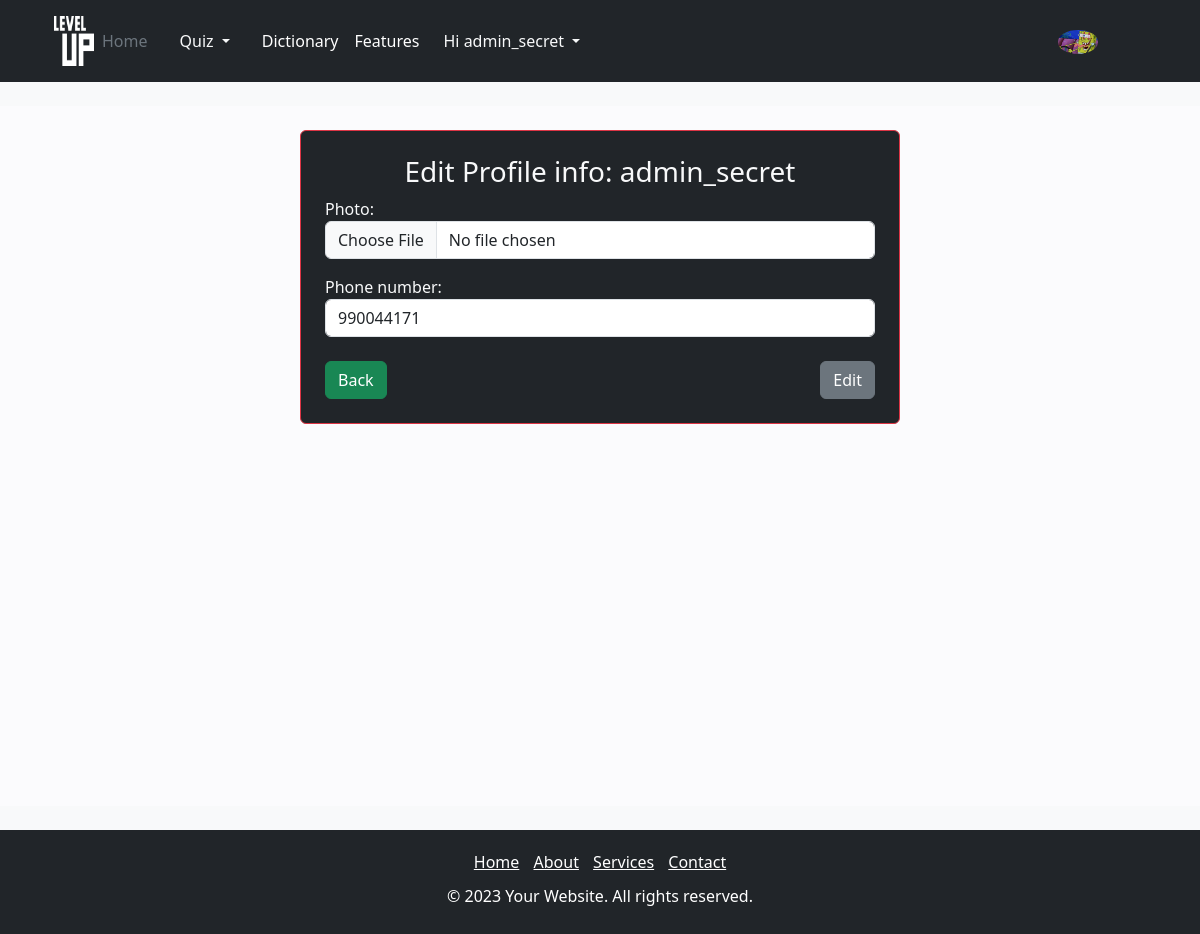
/edit_profile/ (signed in), run on the app's committed database.
### quiz_app/models.py (models this page shows, shortened)
class Profile(models.Model):
    user = models.OneToOneField(User, on_delete=models.CASCADE, verbose_name='User')
    photo = models.ImageField(upload_to='profiles/', blank=True, null=True, verbose_name='Photo')
    phone_number = models.CharField(max_length=30, blank=True, null=True, verbose_name='Phone number')
    about_user = models.CharField(max_length=100, blank=True, null=True, verbose_name='About user')
    points = models.IntegerField(default=0, null=True)
    modified_at = models.DateTimeField(auto_now=True)
    def get_photo_user(self):
        try:
            return self.photo.url
        except:
            return 'https://thunderbird-mozilla.ru/images/big-images/kak-dobavit-uchetnuyu-zapis-v-mozilla-thunderbird/kak-dobavit-uchetnuyu-zapis-v-mozilla-thunderbird.jpg'

### quiz_app/views.py (the view)
# urls.py: path('edit_profile/', edit_profile_view, name='edit_profile'),
def edit_profile_view(request):
    if request.user.is_authenticated:
        profile = Profile.objects.get(pk=request.user.pk)
    else:
        profile = Profile.objects.all()
    categories = Category.objects.all()
    if request.method == 'POST':
        form = EditProfileForm(request.POST, request.FILES, instance=request.user.profile)
        if form.is_valid():
            form.save()
            messages.success(request, 'Profile data has been changed')
            return redirect('profile', request.user.pk)
        else:
            for field in form.errors:
                messages.error(request, form.errors[field].as_text())
                return redirect('change')
    else:
        form = EditProfileForm(instance=request.user.profile)
    context = {
        'title': f'Edit Profile info: {request.user.username}',
        'form': form,
        'categories': categories,
        'profile': profile,
    }
    return render(request, 'quiz_app/change.html', context)

### quiz_app/forms.py
class EditProfileForm(forms.ModelForm):
    photo = forms.FileField(required=False, widget=forms.FileInput(attrs={
        'class': 'form-control'
    }))
    phone_number = forms.CharField(required=False, widget=forms.TextInput(attrs={
        'class': 'form-control'
    }))
    class Meta:
        model = Profile
        fields = ['photo', 'phone_number']

### quiz_app/templates/quiz_app/change.html (shortened to what this page needs)
{% extends 'base.html' %}
{% block main %}
<div class="d-flex justify-content-center mt-4">
    <div class="col-6 card p-4 bg-dark border-danger">
        <h3 class="text-center text-light">{{ title }}</h3>
        <form action="" method="post" enctype="multipart/form-data" class="text-light">
            {{ form.as_p }}
            <div class="d-flex justify-content-between mt-4">
                <a href="{% url 'profile' request.user.pk %}" class="btn btn-success">Back</a>
                <button type="submit" class="btn btn-secondary">
                    Edit
                </button>
            </div>
        </form>
    </div>
</div>
{% endblock main %}

### templates/base.html (shortened to what this page needs)
{% load static %}
<!doctype html>
<html lang="en">
<head>
    <link href="https://cdn.jsdelivr.net/npm/bootstrap@5.3.1/dist/css/bootstrap.min.css" rel="stylesheet"
>
    <link rel="stylesheet" href="{% static 'quiz_app/css/style.css' %}">
</head>
<body class="bg-light">
<header class="p-3 bg-dark text-white">
    <div class="container">
        <div class="container d-flex flex-wrap align-items-center justify-content-center justify-content-lg-start">
            <a href="{% url 'index' %}" class="d-flex align-items-center mb-2 mb-lg-0 text-white text-decoration-none ">
                <img src="{% static 'quiz_app/images/level-up_black.png' %}" alt="" height="50px" width="40px">
            </a>
            {% if request.user.is_authenticated %}
            <ul class="nav  col-12 col-lg-auto me-lg-auto mb-2 justify-content-center mb-md-0">
                <li><a href="{% url 'index' %}" class="nav-link px-2 text-secondary">Home</a></li>
                <li class="nav-item px-2  ">
                    <a class="nav-link dropdown-toggle text-light" href="#" role="button" data-bs-toggle="dropdown"
                       aria-expanded="false">
                        Quiz
                    </a>
                </li>
                <li><a href="{% url 'search_bar' %}" class="nav-link px-2 text-white">Dictionary</a></li>
                <li><a href="#" class="nav-link px-2 text-white">Features</a></li>
                <li class="nav-item dropdown">
                    <a class="nav-link dropdown-toggle text-light" href="#" role="button" data-bs-toggle="dropdown"
                       aria-expanded="false">
                        Hi {{ request.user.username }}
                    </a>
                </li>
            </ul>
            <div class="text-end mx-4 ">
                <a class="me-4" href="{% url 'profile' request.user.pk %}">
                    <img src="{{ profile.get_photo_user }}" alt="Admin" class="rounded-circle" width="40">
                </a>
            </div>
            {% endif %}
        </div>
    </div>
</header>
<br>
<main class="main_con">
    {% block main%}
    {% endblock main%}
</main>
<br>
<div class="foot navbar-expand-lg bg-dark navbar-dark">
    <footer>
        <nav>
            <ul class="footer-menu">
                <li><a href="{% url 'index' %}">Home</a></li>
                <li><a href="{% url 'about_us' %}">About</a></li>
                <li><a href="#">Services</a></li>
                <li><a href="#">Contact</a></li>
            </ul>
        </nav>
        <p class="pi">&copy; 2023 Your Website. All rights reserved.</p>
    </footer>
</div>
</body>
</html>

### quiz_app/static/quiz_app/css/style.css (style rules this page uses)
body { margin: 0; padding: 0; display: flex; flex-direction: column; min-height: 100vh; background: #fbfbfd; }
main { flex: 1; background: #fbfbfd; }
footer { background-color: #212529; padding: 10px; text-align: center; margin-top: auto; position: sticky; bottom: 0; }
.footer-menu { flex-grow: 1; list-style: none; padding: 0; margin: 10px 0; }
.footer-menu li { display: inline-block; margin-right: 10px; }
.footer-menu li:last-child { margin-right: 0; }
.footer-menu a { color: white; }
p.pi { color: white; }
.main_con { min-height: 700px }

### data on the page
Profile: get_photo_user (picture), phone_number "990044171"

### other printed values
{{ request.user.username }} "admin_secret"
{{ title }} "Edit Profile info: admin_secret"
